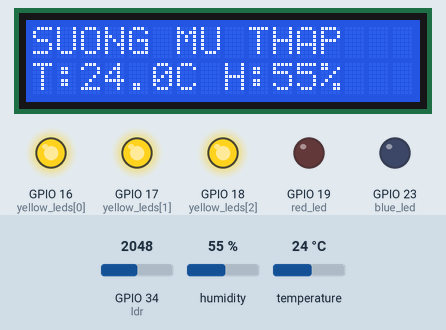
This program was run on a simulated ESP32 board running MicroPython. On the bench: 16×2 character LCD, output pins drawn as LEDs (lit = HIGH). Wiring (from the project's diagram.json): DHT22 sensor on GPIO 15, yellow LED on GPIO 16, yellow LED on GPIO 17, yellow LED on GPIO 18, red LED on GPIO 19, blue LED on GPIO 23, light sensor on GPIO 34. Dashed ring = blinking. The inputs (shaded band) are chosen by the test bench; at power-on: humidity 55 %, GPIO 34 (ldr) = 2048, temperature 24 °C (analog values on the 0–4095 scale). WiFi joins after 1.5 s; the clock reads 2024-03-15 10:24:30 at power-on unless the program sets it; requests to the public web service named in the program get a made-up reply in its usual format after 0.4 s (London, UTC, broken clouds, 64 % humidity, 1013 hPa unless stated); values from a settings file that is not in the repository are placeholders; library files of the repository ran but are not shown: i2c_lcd.py; what the program prints to the serial console is not drawn.

Above: at 2.8 s.
2.9 s: humidity set to 78 %
At 4.2 s:
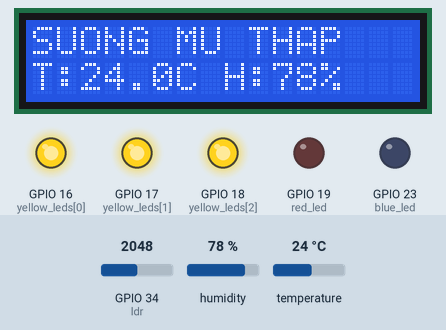
5.2 s: humidity set to 81 %
At 6.3 s:
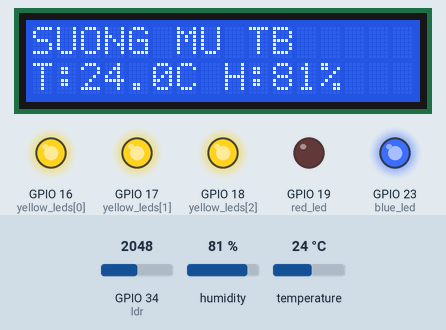
7.3 s: humidity set to 88 %
At 8.6 s:
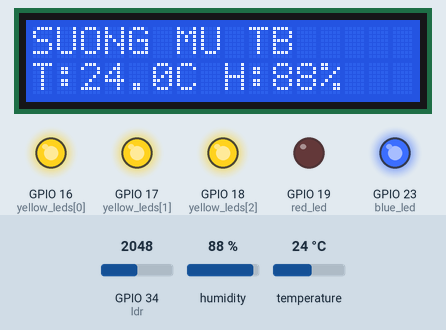
9.4 s: humidity set to 92 %
At 11.2 s:
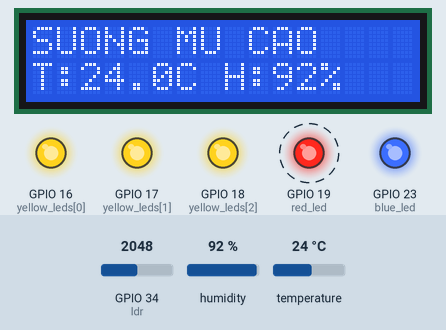
12.3 s: GPIO 34 (ldr) set to 1934
At 13.3 s:
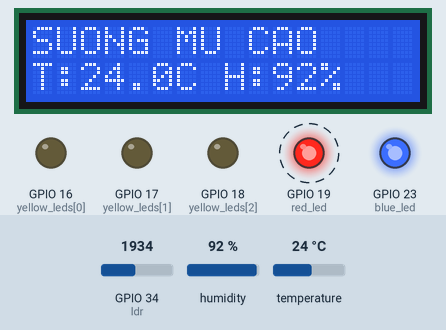
14.9 s: temperature set to 28 °C
At 17.4 s:
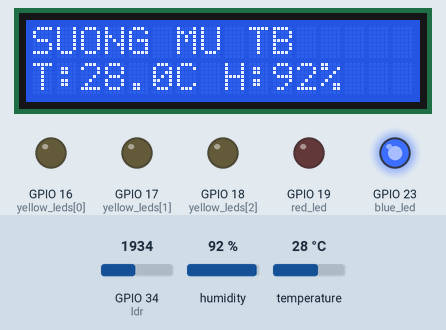
Timing chart, 0 to 18.7 s (numbered marks = the images above; inputs shaded):
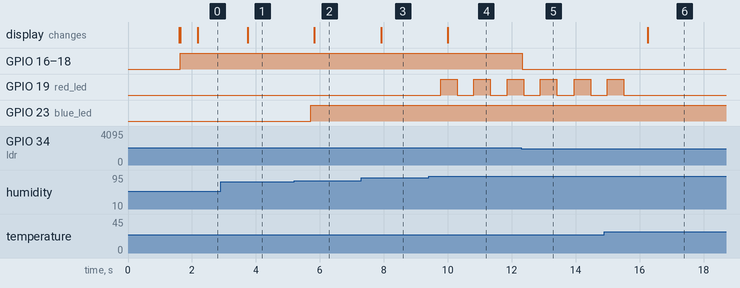

The program:

main.py
```python
from machine import Pin, ADC, I2C
import dht
import time
import network
import urequests
from i2c_lcd import I2cLcd
import ntptime


# ============================================================
# 1. CAU HINH WIFI
# ============================================================

# Thong tin Wi-Fi va Write API Key nam trong secrets.py (KHONG commit len GitHub).
# Tao secrets.py tu mau secrets.example.py
from secrets import WIFI_SSID, WIFI_PASSWORD, THINGSPEAK_API_KEY

wifi = network.WLAN(network.STA_IF)
wifi.active(True)

print("=================================")
print("===>> DANG KET NOI WI-FI... <<===")
print("=================================")

if not wifi.isconnected():
    wifi.connect(WIFI_SSID, WIFI_PASSWORD)

    wifi_start = time.ticks_ms()
    WIFI_TIMEOUT = 15000

    while not wifi.isconnected():
        if time.ticks_diff(
            time.ticks_ms(), wifi_start
        ) >= WIFI_TIMEOUT:
            print("Khong ket noi duoc Wi-Fi")
            break

        time.sleep(0.2)

if wifi.isconnected():
    print("Da ket noi Wi-Fi:", wifi.ifconfig())
else:
    print("He thong tiep tuc chay offline")


# ============================================================
# 2. CAU HINH THINGSPEAK
# ============================================================

THINGSPEAK_URL = "http://api.thingspeak.com/update"

# Gui du lieu moi 15 giay
SEND_INTERVAL = 15000

last_send = time.ticks_ms()


# ============================================================
# 3. KHOI TAO CAM BIEN
# ============================================================

# Cam bien anh sang LDR
ldr = ADC(Pin(34))
ldr.atten(ADC.ATTN_11DB)

# Cam bien nhiet do va do am DHT22
dht_sensor = dht.DHT22(Pin(15))


# ============================================================
# 4. KHOI TAO DEN LED
# ============================================================

# 3 den vang duong
yellow_leds = [
    Pin(16, Pin.OUT),
    Pin(17, Pin.OUT),
    Pin(18, Pin.OUT)
]

# Den do canh bao (nhap nhay khi suong mu CAO)
red_led = Pin(19, Pin.OUT)

# Den xanh pha suong (bat khi suong mu TRUNG BINH / CAO)
blue_led = Pin(23, Pin.OUT)

# Tat tat ca den khi khoi dong
for led in yellow_leds:
    led.value(0)

red_led.value(0)
red_ledState = 0;

blue_led.value(0)


# ============================================================
# 5. KHOI TAO LCD1602 I2C
# ============================================================

i2c = I2C(
    0,
    scl=Pin(22),
    sda=Pin(21),
    freq=400000
)

lcd = I2cLcd(i2c, 0x27, 2, 16)
lcd.clear()


# ============================================================
# 6. CAU HINH HE THONG
# ============================================================

# Nguong anh sang
LIGHT_THRESHOLD = 2000

# Chu ky doc DHT22: 2 giay
DHT_INTERVAL = 2000
last_dht_read = time.ticks_add(
    time.ticks_ms(), -DHT_INTERVAL
)

# Chu ky nhap nhay den do: 500 ms
BLINK_INTERVAL = 500
blink_state = 0
last_blink = time.ticks_ms()

# Chu ky cap nhat LCD
LCD_INTERVAL = 500
last_lcd_update = time.ticks_ms()

# Chu ky in Serial Monitor
PRINT_INTERVAL = 2000
last_print = time.ticks_ms()

# Gia tri mac dinh
light_value = 0
temperature = 0.0
humidity = 0.0

fog_level = 0
fog_name = "THAP"

yellow_count = 0
is_dark = False
skyTime = "Troi sang"

sensor_ok = False


# ============================================================
# 7. HAM GUI DU LIEU LEN THINGSPEAK
# ============================================================

def send_to_thingspeak(
    light_value,
    temperature,
    humidity,
    fog_level,
    is_dark,
    yellow_count,
    defog_led_state,
    warning_led_state
):
    # Neu mat Wi-Fi thi thu ket noi lai
    if not wifi.isconnected():
        print("ThingSpeak: Mat Wi-Fi, dang thu ket noi")

        try:
            wifi.connect(WIFI_SSID, WIFI_PASSWORD)
        except Exception as e:
            print("Loi ket noi Wi-Fi:", e)

        return

    url = (
        THINGSPEAK_URL
        + "?api_key=" + THINGSPEAK_API_KEY
        + "&field1=" + str(light_value)
        + "&field2=" + str(temperature)
        + "&field3=" + str(humidity)
        + "&field4=" + str(fog_level)
        + "&field5=" + str(int(is_dark))
        + "&field6=" + str(yellow_count)
        + "&field7=" + str(defog_led_state)
        + "&field8=" + str(warning_led_state)
    )

    response = None

    try:
        response = urequests.get(url)
        result = response.text.strip()

        current_time = time.localtime()
        hour = current_time[3]
        minute = current_time[4]
        second = current_time[5]
        if result != "0":
            print(
                ">>>>ThingSpeak: Gui thanh cong, Entry ID =",
                result
            )
            print("Time:", "{:02d}:{:02d}:{:02d}".format(hour, minute, second))
        else:
            print(
                "ThingSpeak: Entry ID = 0, "
                "kiem tra API Key va tan suat gui"
            )

    except Exception as e:
        print("Loi gui ThingSpeak:", e)

    finally:
        if response is not None:
            response.close()


# ============================================================
# 8. VONG LAP CHINH
# ============================================================

lcd.move_to(0, 0)
lcd.putstr("He thong den duong")
lcd.move_to(0, 1)
lcd.putstr("da khoi dong")

print("He thong den duong da khoi dong")

while True:
    try:
        # ----------------------------------------------------
        # 8.1 DOC CAM BIEN ANH SANG
        # ----------------------------------------------------

        light_value = ldr.read()

        if light_value > LIGHT_THRESHOLD:
            # Troi toi: bat 3 den vang
            for led in yellow_leds:
                led.value(1)

            yellow_count = 3
            is_dark = True
            skyTime = "Troi toi"

        else:
            # Troi sang: tat 3 den vang
            for led in yellow_leds:
                led.value(0)

            yellow_count = 0
            is_dark = False
            skyTime = "Troi sang"


        # ----------------------------------------------------
        # 8.2 DOC DHT22 MOI 2 GIAY
        # ----------------------------------------------------

        now = time.ticks_ms()

        if time.ticks_diff(
            now, last_dht_read
        ) >= DHT_INTERVAL:

            # Cap nhat moc thoi gian truoc khi doc
            last_dht_read = now

            try:
                dht_sensor.measure()

                temperature = dht_sensor.temperature()
                humidity = dht_sensor.humidity()

                sensor_ok = True

            except Exception as e:
                sensor_ok = False

                print("Loi DHT22:", e)


        # ----------------------------------------------------
        # 8.3 XU LY MUC SUONG MU
        # ----------------------------------------------------

        if sensor_ok:

            if humidity >= 90 and temperature <= 25:
                fog_level = 2
                fog_name = "CAO"

                # Den xanh pha suong sang
                blue_led.value(1)

                # Den do nhap nhay khong dung sleep
                red_ledState = 1;
                now = time.ticks_ms()

                if time.ticks_diff(
                    now, last_blink
                ) >= BLINK_INTERVAL:

                    blink_state = 1 - blink_state
                    red_led.value(blink_state)
                    last_blink = now

            elif humidity >= 80 and temperature <= 28:
                fog_level = 1
                fog_name = "TRUNG BINH"

                blue_led.value(1)
                red_led.value(0)
                red_ledState = 0;
                blink_state = 0

            else:
                fog_level = 0
                fog_name = "THAP"

                blue_led.value(0)
                red_led.value(0)
                red_ledState = 0;
                blink_state = 0

        else:
            # Loi cam bien: tat den canh bao
            fog_level = 0
            fog_name = "LOI CAM BIEN"

            blue_led.value(0)
            red_led.value(0)
            red_ledState = 0
            blink_state = 0


        # ----------------------------------------------------
        # 8.4 CAP NHAT LCD MOI 500 MS
        # ----------------------------------------------------

        now = time.ticks_ms()

        if time.ticks_diff(
            now, last_lcd_update
        ) >= LCD_INTERVAL:

            last_lcd_update = now

            if sensor_ok:
                if fog_level == 2:
                    line1 = "SUONG MU CAO"
                elif fog_level == 1:
                    line1 = "SUONG MU TB"
                else:
                    line1 = "SUONG MU THAP"

                line2 = "T:{:.1f}C H:{:.0f}%".format(
                    temperature, humidity
                )

            else:
                line1 = "DHT22 READ ERROR"
                line2 = "Check sensor"

            lcd.move_to(0, 0)
            lcd.putstr(
                (line1 + "                ")[:16]
            )

            lcd.move_to(0, 1)
            lcd.putstr(
                (line2 + "                ")[:16]
            )


        # ----------------------------------------------------
        # 8.5 IN THONG TIN SERIAL MOI 2 GIAY
        # ----------------------------------------------------

        now = time.ticks_ms()

        if time.ticks_diff(
            now, last_print
        ) >= PRINT_INTERVAL:

            last_print = now

            print("------------------------------")
            print("Thoi gian:", skyTime)

            if sensor_ok:
                print("Nhiet do:", temperature, "C")
                print("Do am:", humidity, "%")
            else:
                print("DHT22: Khong doc duoc du lieu")

            print("Muc suong mu:", fog_name)
            print("So den vang:", yellow_count)
            print("Den pha suong:", blue_led.value())
            print("Den canh bao:", red_ledState)


        # ----------------------------------------------------
        # 8.6 GUI DU LIEU LEN THINGSPEAK
        # ----------------------------------------------------

        now = time.ticks_ms()

        if (
            sensor_ok
            and time.ticks_diff(now, last_send) >= SEND_INTERVAL
        ):
            send_to_thingspeak(
                light_value,
                temperature,
                humidity,
                fog_level,
                is_dark,
                yellow_count,
                blue_led.value(),
                red_ledState
            )

            last_send = time.ticks_ms()


    except Exception as e:
        print("Loi he thong:", e)

    # Cho ngan de vong lap khong chay qua nhanh
    time.sleep(0.05)
```

Measured:
- the behaviour switches between 79 and 80 % on humidity (found by bisection; images 1 and 2)
- the behaviour switches between 89 and 90 % on humidity (found by bisection; images 3 and 4)
- the behaviour switches between 2001 and 2000 on GPIO 34 (ldr) (found by bisection; images 4 and 5)
- after the input at 2.9 s, the display: changes after 0.85 s (image 1)
- after the input at 5.2 s, GPIO 23 (blue_led): LOW → HIGH after 0.51 s; the display: changes after 0.63 s (image 2)
- after the input at 7.3 s, the display: changes after 0.61 s (image 3)
- after the input at 9.4 s, GPIO 19 (red_led): alternates HIGH for 0.52 s and LOW for 0.53 s, starting after 0.38 s; the display: changes after 0.60 s (image 4)
- after the input at 12.3 s, GPIO 16 (yellow_leds[0]), GPIO 17 (yellow_leds[1]), GPIO 18 (yellow_leds[2]): HIGH → LOW at once
- after the input at 14.9 s, GPIO 19 (red_led): goes on until 15.5 s, then stays LOW; the display: changes after 1.3 s (image 6)
